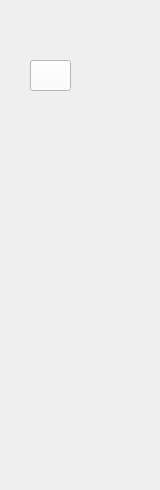
<?xml version="1.0" encoding="UTF-8"?>
<ui version="4.0">
 <class>WidgetCustomGates</class>
 <widget class="QWidget" name="WidgetCustomGates">
  <property name="geometry">
   <rect>
    <x>0</x>
    <y>0</y>
    <width>160</width>
    <height>490</height>
   </rect>
  </property>
  <property name="windowTitle">
   <string>Form</string>
  </property>
  <widget class="QPushButton" name="btn_gateCollection">
   <property name="geometry">
    <rect>
     <x>30</x>
     <y>60</y>
     <width>41</width>
     <height>31</height>
    </rect>
   </property>
   <property name="autoFillBackground">
    <bool>false</bool>
   </property>
   <property name="styleSheet">
    <string notr="true">background-color: rgb(255, 255, 255);</string>
   </property>
   <property name="text">
    <string/>
   </property>
   <property name="icon">
    <iconset resource="resouces.qrc">
     <normaloff>:/Resources/Button Icons/icon-gate-collection.png</normaloff>:/Resources/Button Icons/icon-gate-collection.png</iconset>
   </property>
   <property name="iconSize">
    <size>
     <width>25</width>
     <height>25</height>
    </size>
   </property>
  </widget>
 </widget>
 <resources>
  <include location="resouces.qrc"/>
 </resources>
 <connections/>
</ui>
